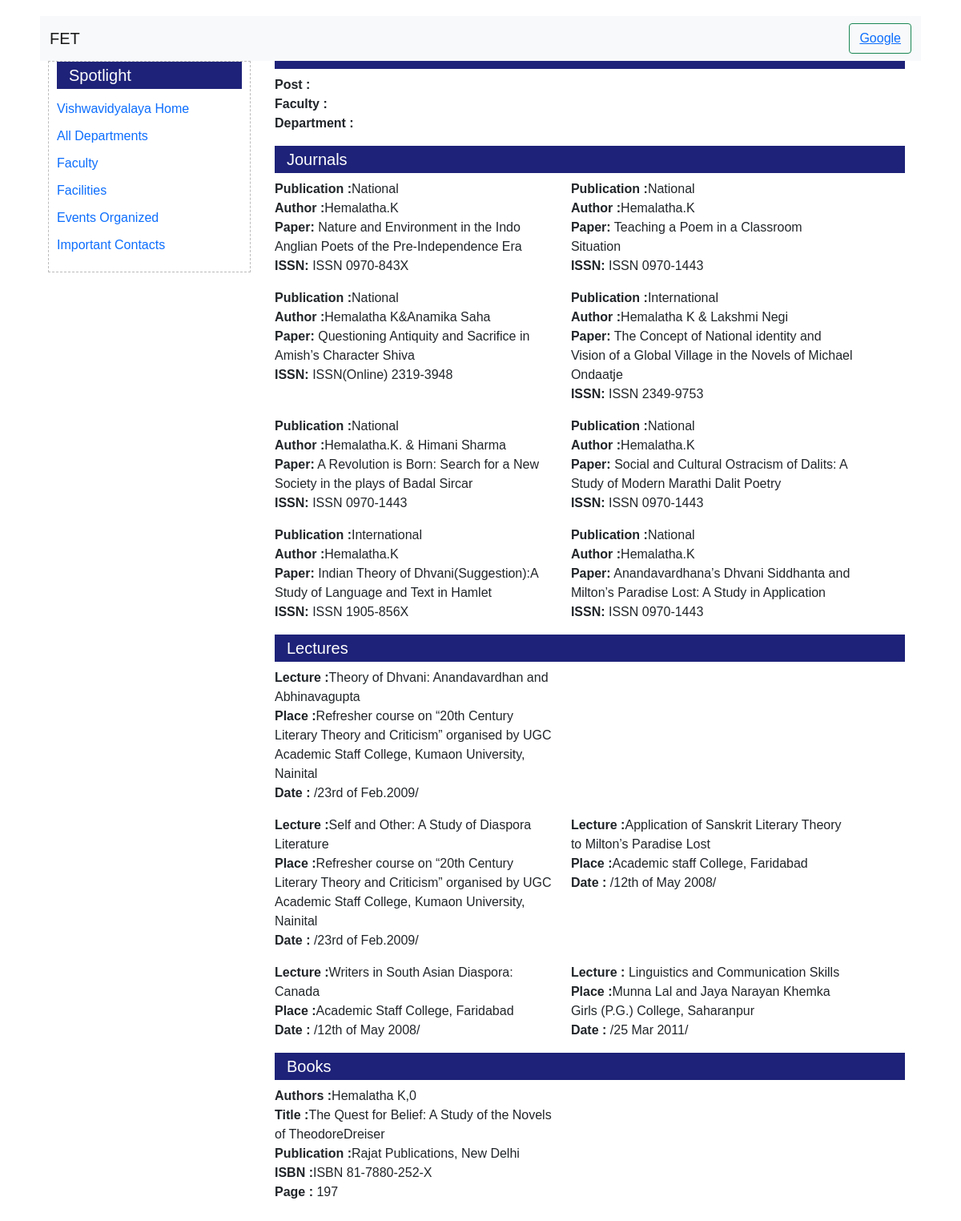
The page / on the database its author committed.
### tables this page shows
CREATE TABLE `journals` (
  `id`  INT NOT NULL AUTO_INCREMENT,
  `user_id` varchar(64) DEFAULT NULL,
  `PublType` varchar(128) DEFAULT NULL,
  `Authors` varchar(512) DEFAULT NULL,
  `Paper` varchar(512) DEFAULT NULL,
  `JournalNO` varchar(256) DEFAULT NULL,
  `JournalName` varchar(256) DEFAULT NULL,
  `ISSN` varchar(128) DEFAULT NULL,
  `Page` varchar(128) DEFAULT NULL,
  `Impact` varchar(128) DEFAULT NULL,
  `APIList` varchar(64) DEFAULT NULL,
  `APICount` varchar(64) DEFAULT NULL,
  `Scope` varchar(128) DEFAULT NULL,
  `JMonth` varchar(64) DEFAULT NULL,
  `JYear` varchar(64) DEFAULT NULL,
  `PublVol` varchar(128) DEFAULT NULL,
  `PublIssue` varchar(128) DEFAULT NULL,
  `PublDOI` varchar(128) DEFAULT NULL,
   PRIMARY KEY ( id ),
   FOREIGN KEY(user_id) REFERENCES users(Code)
);

CREATE TABLE `lectures` (
  `id`  INT NOT NULL AUTO_INCREMENT,
  `user_id` varchar(64) DEFAULT NULL,
  `Lecture` varchar(256) DEFAULT NULL,
  `Place` varchar(256) DEFAULT NULL,
  `LectureDtae` varchar(128) DEFAULT NULL,
   PRIMARY KEY ( id ),
   FOREIGN KEY(user_id) REFERENCES users(Code)
);

CREATE TABLE `books` (
  `id`  INT NOT NULL AUTO_INCREMENT,
  `user_id` varchar(8) DEFAULT NULL,
  `BookAuthor` varchar(128) DEFAULT NULL,
  `BookTitle` varchar(512) DEFAULT NULL,
  `BookCoAuthor` varchar(128) DEFAULT NULL,
  `BookPublication` varchar(512) DEFAULT NULL,
  `BookISBN` varchar(128) DEFAULT NULL,
  `BookPYear` varchar(128) DEFAULT NULL,
  `Page` varchar(64) DEFAULT NULL,
  `Impact` varchar(64) DEFAULT NULL,
  `APIList` varchar(64) DEFAULT NULL,
  `APICount` varchar(64) DEFAULT NULL,
  `Editor` varchar(512) DEFAULT NULL,
   PRIMARY KEY ( id ),
   FOREIGN KEY(user_id) REFERENCES users(Code)
);

### application/controllers/Home.php (called while the page is built, shortened)
<?php
class Home extends CI_Controller {
        public function index()
	{
		$this->load->database();
		$this->load->model('Select');
		$data['h'] = $this->Select->select2();
		$this->load->view('profile', $data);
	}
}

### index.php (called while the page is built, shortened)
<?php
require_once BASEPATH.'core/CodeIgniter.php';

### application/models/Select.php (called while the page is built, shortened)
<?php
class Select extends CI_Model
{
   public function select2()
   {
      $code = "GKV/061";
      $query1 = $this->db->query("SELECT * FROM faculties WHERE user_id='$code'");
      $query2 = $this->db->query("SELECT * FROM journals WHERE user_id='$code'");
      $query3 = $this->db->query("SELECT * FROM confrences WHERE user_id='$code'");
      $query4 = $this->db->query("SELECT * FROM lectures WHERE user_id ='$code' ");
      $query5 = $this->db->query("SELECT * FROM books WHERE user_id='$code'");
      $result1 = $query1->result();
      $result2 = $query2->result();
      $result3 = $query3->result();
      $result4 = $query4->result();
      $result5 = $query5->result();
      return array($result1, $result2, $result3, $result4, $result5);
   }
}

### application/views/profile.php (the view, shortened to what this page needs)
<!DOCTYPE html>
<html lang="en">
<head>
    <link href="https://cdn.jsdelivr.net/npm/bootstrap@5.0.0-beta1/dist/css/bootstrap.min.css" rel="stylesheet">
    <link rel="stylesheet" href="<?php echo base_url(); ?>static/css/style.css">
</head>
<body>
<nav class="navbar navbar-light bg-light">
  <div class="container-fluid">
    <a class="navbar-brand">FET</a>
    <form class="d-flex">
      <button class="btn btn-outline-success"><a href="<?php echo base_url(); ?>index.php/google_login/login">Google</a></button>
    </form>
  </div>
</nav>
    <section class="left">
        <h1>Spotlight</h1>
        <ul type="none">
            <a href="https://www.gkv.ac.in/">
                <li>
                    Vishwavidyalaya Home
                </li>
            </a>
            <a href="https://www.gkv.ac.in/list-of-departments/">
                <li>
                    All Departments</li>
            </a>
            <a href="?page=faculty_will_be_taken_online">
                <li>
                    Faculty</li>
            </a>
            <a href="?page=facilities">
                <li>
                    Facilities</li>
            </a>
            <a href="?page=events%C2%A0organized
                   ">
                <li>Events Organized</li>
            </a>
            <a href="#">
                <li>
                    Important Contacts</li>
            </a>
        </ul>
    </section>
    <section class="right">
        <header>
            <h1><?php echo $h[0][0]->Name ?></h1>
            <p>
                <strong>Post :</strong> <?php echo $h[0][0]->Post ?><br><strong>Faculty :</strong><?php echo $h[0][0]->Faculty ?><br><strong>Department :</strong><?php echo $h[0][0]->Dept ?><br>
            </p>
        </header>
        <main>
            <section>
                <?php if ($h[1]) { ?>
                    <h1>Journals</h1>
                    <?php
                    foreach ($h[1] as $row) {
                    ?>
                        <p>
                            <strong>Publication :</strong><?php echo $row->PublType ?><br>
                            <strong>Author :</strong><?php echo $row->Authors ?><br>
                            <strong>Paper:</strong> <?php echo $row->Paper ?><br>
                            <strong>ISSN:</strong> <?php echo $row->ISSN ?>
                        </p>
                    <?php }} else { ?>
                <?php    } ?>
                <?php if ($h[3]) { ?>
                    <h1>Lectures</h1>
                    <?php
                    foreach ($h[3] as $row) {
                    ?>
                        <p>
                            <strong>Lecture :</strong><?php echo $row->Lecture ?> <br><strong>Place :</strong><?php echo $row->Place ?> <br><strong>Date :</strong> <?php echo $row->LectureDtae ?>
                        </p>
                    <?php }} else { ?>
                <?php    } ?>
                <?php if ($h[4]) { ?>
                    <h1>Books</h1>
                    <?php
                    foreach ($h[4] as $row) {
                    ?>
                        <p>
                            <strong>Authors :</strong><?php echo $row->BookAuthor ?>,<?php echo $row->BookCoAuthor ?> <br><strong>Title :</strong><?php echo $row->BookTitle ?><br><strong>Publication :</strong><?php echo $row->BookPublication ?><br><strong>ISBN :</strong><?php echo $row->BookISBN ?><br><strong>Page :</strong> <?php echo $row->Page ?>
                        </p>
                    <?php }} else { ?>
                <?php    } ?>
            </section>
        </main>
    </section>
</body>
</html>

### static/css/style.css (style rules this page uses)
* { font-size: 100%; }
body { padding:10px; margin: 10px 40px; font-family: arial, "times new roman", sarif; min-width: 1000px; }
header { font-family: "latoregular", "Helvetica", "Verdana", sans-serif; }
header h1 { background-color: #1e2278; color: #fff; font-size: 150%; text-align: center; }
header p { display: block; }
.left { display: table-cell; width: 23%; padding: 0 10px; margin: 0 10px; font-family: "latoregular", "Helvetica", "Verdana", sans-serif; border: 1px dashed #bbb; float: left; }
ul { padding: 0; }
ul li { display: block; padding: 5px 0; border-bottom: 1px dotted #bbb; }
li:last-child { border-bottom: none; }
ul a { text-decoration: none; }
.right { display: table-cell; width: 73%; margin-left: 2px; padding: 0 20px; }
section { display: block; //clear: both; }
section h1 { clear: both; background-color: #1e2278; color: #fff; font-size: 125%; padding-left: 15px; }
section p { width: 45%; display: inline-block; margin-right: 2%; float: left; }
section p:nth-child(even) { clear:both; }
h1 { padding: 5px; }

### rows shown on the page
journals: PublType "National", Authors "Hemalatha.K", Paper "Nature and Environment in the Indo Anglian Poets of the Pre-Independence Era", ISSN "ISSN 0970-843X"
journals: PublType "National", Authors "Hemalatha.K", Paper "Teaching a Poem in a Classroom Situation", ISSN "ISSN 0970-1443"
journals: PublType "National", Authors "Hemalatha K&Anamika Saha", Paper "Questioning Antiquity and Sacrifice in Amish’s Character Shiva", ISSN "ISSN(Online) 2319-3948"
journals: PublType "International", Authors "Hemalatha K & Lakshmi Negi", Paper "The Concept of National identity and Vision of a Global Village in the Novels of Michael Ondaatje", ISSN "ISSN 2349-9753"
journals: PublType "National", Authors "Hemalatha.K. & Himani Sharma", Paper "A Revolution is Born: Search for a New Society in the plays of Badal Sircar", ISSN "ISSN 0970-1443"
journals: PublType "National", Authors "Hemalatha.K", Paper "Social and Cultural Ostracism of Dalits: A Study of Modern Marathi Dalit Poetry", ISSN "ISSN 0970-1443"
journals: PublType "International", Authors "Hemalatha.K", Paper "Indian Theory of Dhvani(Suggestion):A Study of Language and Text in Hamlet", ISSN "ISSN 1905-856X"
journals: PublType "National", Authors "Hemalatha.K", Paper "Anandavardhana’s Dhvani Siddhanta and Milton’s Paradise Lost: A Study in Application", ISSN "ISSN 0970-1443"
lectures: Lecture "Theory of Dhvani: Anandavardhan and Abhinavagupta", Place "Refresher course on “20th Century Literary Theory and Criticism” organised by UGC Academic Staff College, Kumaon University, Nainital", LectureDtae "/23rd of Feb.2009/"
lectures: Lecture "Self and Other: A Study of Diaspora Literature", Place "Refresher course on “20th Century Literary Theory and Criticism” organised by UGC Academic Staff College, Kumaon University, Nainital", LectureDtae "/23rd of Feb.2009/"
lectures: Lecture "Application of Sanskrit Literary Theory to Milton’s Paradise Lost", Place "Academic staff College, Faridabad", LectureDtae "/12th of May 2008/"
lectures: Lecture "Writers in South Asian Diaspora: Canada", Place "Academic Staff College, Faridabad", LectureDtae "/12th of May 2008/"
lectures: Lecture "Linguistics and Communication Skills", Place "Munna Lal and Jaya Narayan Khemka Girls (P.G.) College, Saharanpur", LectureDtae "/25 Mar 2011/"
books: BookAuthor "Hemalatha K", BookCoAuthor "0", BookTitle "The Quest for Belief: A Study of the Novels of TheodoreDreiser", BookPublication "Rajat Publications, New Delhi", BookISBN "ISBN 81-7880-252-X", Page "197"
